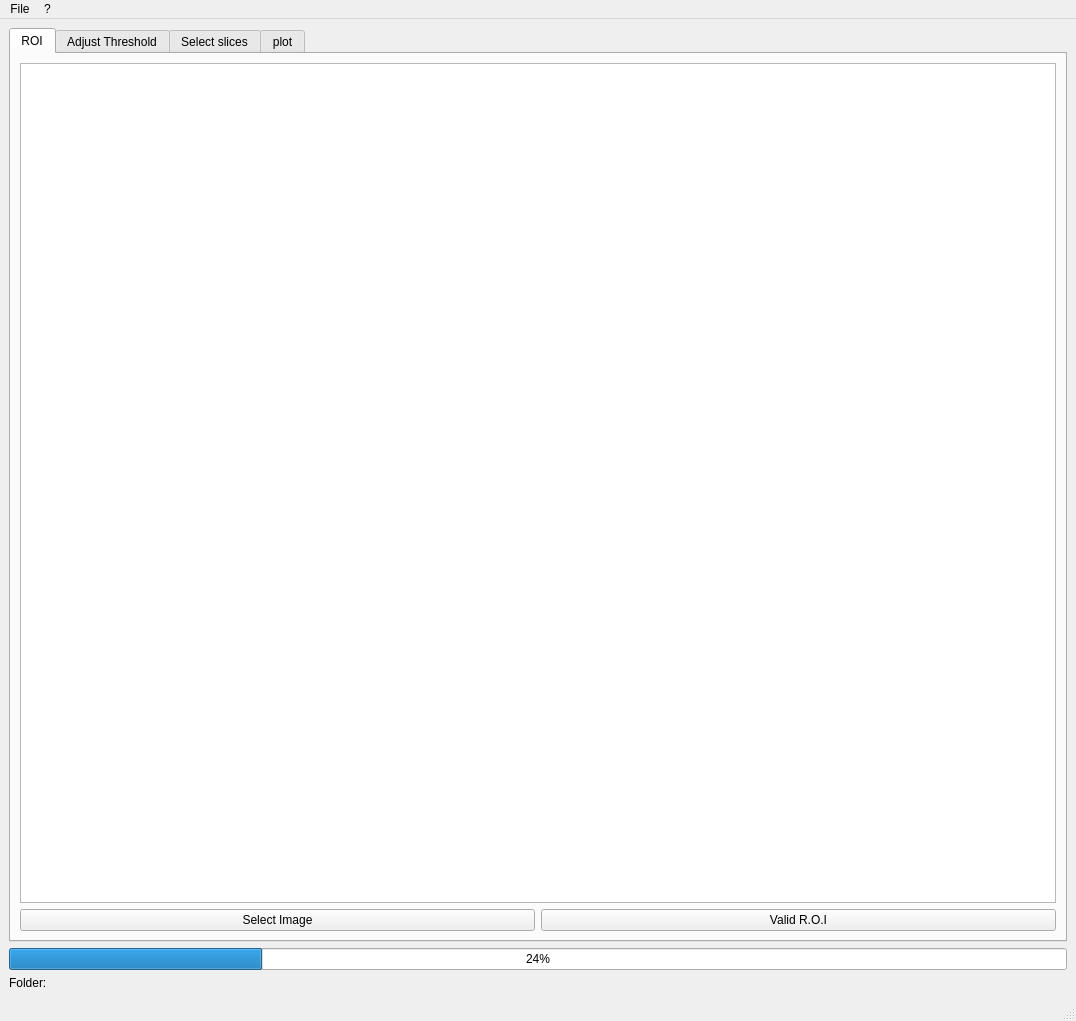
<?xml version="1.0" encoding="UTF-8"?>
<ui version="4.0">
 <class>MainWindow</class>
 <widget class="QMainWindow" name="MainWindow">
  <property name="geometry">
   <rect>
    <x>0</x>
    <y>0</y>
    <width>1076</width>
    <height>1021</height>
   </rect>
  </property>
  <property name="windowTitle">
   <string>AlignTomov2</string>
  </property>
  <property name="windowIcon">
   <iconset>
    <normaloff>images/icone.png</normaloff>images/icone.png</iconset>
  </property>
  <widget class="QWidget" name="centralwidget">
   <layout class="QGridLayout" name="gridLayout">
    <item row="2" column="0">
     <widget class="QProgressBar" name="progressBar">
      <property name="value">
       <number>24</number>
      </property>
     </widget>
    </item>
    <item row="1" column="0">
     <widget class="QTabWidget" name="tabWidget">
      <property name="currentIndex">
       <number>0</number>
      </property>
      <widget class="QWidget" name="tab_3">
       <attribute name="title">
        <string>ROI</string>
       </attribute>
       <layout class="QGridLayout" name="gridLayout_2">
        <item row="0" column="0" colspan="2">
         <widget class="QGraphicsView" name="graphicsView_11"/>
        </item>
        <item row="1" column="0">
         <widget class="QPushButton" name="pushButton_9">
          <property name="text">
           <string>Select Image</string>
          </property>
         </widget>
        </item>
        <item row="1" column="1">
         <widget class="QPushButton" name="pushButton_10">
          <property name="text">
           <string>Valid R.O.I</string>
          </property>
         </widget>
        </item>
       </layout>
      </widget>
      <widget class="QWidget" name="tab">
       <attribute name="title">
        <string>Adjust Threshold</string>
       </attribute>
       <layout class="QGridLayout" name="gridLayout_3">
        <item row="0" column="0">
         <widget class="QGraphicsView" name="graphicsView_7"/>
        </item>
        <item row="0" column="1">
         <widget class="QGraphicsView" name="graphicsView_8"/>
        </item>
        <item row="1" column="0">
         <widget class="QPushButton" name="pushButton_7">
          <property name="text">
           <string>Select Slice Test (Stubs)</string>
          </property>
         </widget>
        </item>
        <item row="1" column="1">
         <widget class="QSlider" name="horizontalSlider">
          <property name="maximum">
           <number>255</number>
          </property>
          <property name="value">
           <number>110</number>
          </property>
          <property name="orientation">
           <enum>Qt::Horizontal</enum>
          </property>
         </widget>
        </item>
        <item row="2" column="1">
         <widget class="QLabel" name="label_20">
          <property name="text">
           <string/>
          </property>
         </widget>
        </item>
        <item row="3" column="0">
         <widget class="QGraphicsView" name="graphicsView_9"/>
        </item>
        <item row="3" column="1">
         <widget class="QGraphicsView" name="graphicsView_10"/>
        </item>
        <item row="4" column="0">
         <widget class="QPushButton" name="pushButton_8">
          <property name="text">
           <string>Select Slice Test (Nano Rods)</string>
          </property>
         </widget>
        </item>
        <item row="4" column="1">
         <widget class="QSlider" name="horizontalSlider_2">
          <property name="maximum">
           <number>255</number>
          </property>
          <property name="value">
           <number>110</number>
          </property>
          <property name="orientation">
           <enum>Qt::Horizontal</enum>
          </property>
         </widget>
        </item>
        <item row="5" column="1">
         <widget class="QLabel" name="label_22">
          <property name="text">
           <string/>
          </property>
         </widget>
        </item>
       </layout>
      </widget>
      <widget class="QWidget" name="tab_2">
       <attribute name="title">
        <string>Select slices</string>
       </attribute>
       <layout class="QGridLayout" name="gridLayout_4">
        <item row="16" column="3">
         <widget class="QPushButton" name="pushButton_calcul_ratio">
          <property name="text">
           <string>Calcul Ratio</string>
          </property>
         </widget>
        </item>
        <item row="0" column="3">
         <widget class="QLabel" name="label_7">
          <property name="minimumSize">
           <size>
            <width>0</width>
            <height>0</height>
           </size>
          </property>
          <property name="maximumSize">
           <size>
            <width>200</width>
            <height>300</height>
           </size>
          </property>
          <property name="text">
           <string/>
          </property>
          <property name="pixmap">
           <pixmap>../programme en cours/images/batonnets.png</pixmap>
          </property>
          <property name="scaledContents">
           <bool>true</bool>
          </property>
         </widget>
        </item>
        <item row="0" column="0">
         <layout class="QGridLayout" name="gridLayout_5">
          <item row="5" column="2">
           <widget class="QGraphicsView" name="graphicsView_6">
            <property name="maximumSize">
             <size>
              <width>400</width>
              <height>400</height>
             </size>
            </property>
           </widget>
          </item>
          <item row="4" column="3">
           <widget class="QLabel" name="label_18">
            <property name="maximumSize">
             <size>
              <width>100</width>
              <height>50</height>
             </size>
            </property>
            <property name="text">
             <string/>
            </property>
           </widget>
          </item>
          <item row="0" column="3">
           <widget class="QLabel" name="label_14">
            <property name="maximumSize">
             <size>
              <width>100</width>
              <height>50</height>
             </size>
            </property>
            <property name="text">
             <string/>
            </property>
           </widget>
          </item>
          <item row="1" column="3">
           <widget class="QLabel" name="label_15">
            <property name="maximumSize">
             <size>
              <width>100</width>
              <height>50</height>
             </size>
            </property>
            <property name="text">
             <string/>
            </property>
           </widget>
          </item>
          <item row="1" column="1">
           <widget class="QPushButton" name="pushButton_2">
            <property name="text">
             <string>End Stub 1</string>
            </property>
           </widget>
          </item>
          <item row="2" column="2">
           <widget class="QGraphicsView" name="graphicsView_3">
            <property name="maximumSize">
             <size>
              <width>400</width>
              <height>400</height>
             </size>
            </property>
           </widget>
          </item>
          <item row="4" column="1">
           <widget class="QPushButton" name="pushButton_5">
            <property name="text">
             <string>Beginning Stub 2</string>
            </property>
           </widget>
          </item>
          <item row="1" column="2">
           <widget class="QGraphicsView" name="graphicsView_2">
            <property name="maximumSize">
             <size>
              <width>400</width>
              <height>400</height>
             </size>
            </property>
           </widget>
          </item>
          <item row="2" column="1">
           <widget class="QPushButton" name="pushButton_3">
            <property name="text">
             <string>Beginning Nano Rods</string>
            </property>
           </widget>
          </item>
          <item row="5" column="1">
           <widget class="QPushButton" name="pushButton_6">
            <property name="text">
             <string>End Stub 2</string>
            </property>
           </widget>
          </item>
          <item row="0" column="0">
           <widget class="QLabel" name="label_8">
            <property name="maximumSize">
             <size>
              <width>100</width>
              <height>50</height>
             </size>
            </property>
            <property name="text">
             <string>1</string>
            </property>
            <property name="alignment">
             <set>Qt::AlignCenter</set>
            </property>
           </widget>
          </item>
          <item row="2" column="3">
           <widget class="QLabel" name="label_16">
            <property name="maximumSize">
             <size>
              <width>100</width>
              <height>50</height>
             </size>
            </property>
            <property name="text">
             <string/>
            </property>
           </widget>
          </item>
          <item row="0" column="2">
           <widget class="QGraphicsView" name="graphicsView">
            <property name="minimumSize">
             <size>
              <width>0</width>
              <height>0</height>
             </size>
            </property>
            <property name="maximumSize">
             <size>
              <width>400</width>
              <height>400</height>
             </size>
            </property>
           </widget>
          </item>
          <item row="4" column="2">
           <widget class="QGraphicsView" name="graphicsView_5">
            <property name="maximumSize">
             <size>
              <width>400</width>
              <height>400</height>
             </size>
            </property>
           </widget>
          </item>
          <item row="2" column="0">
           <widget class="QLabel" name="label_10">
            <property name="maximumSize">
             <size>
              <width>100</width>
              <height>50</height>
             </size>
            </property>
            <property name="text">
             <string>3</string>
            </property>
            <property name="alignment">
             <set>Qt::AlignCenter</set>
            </property>
           </widget>
          </item>
          <item row="5" column="3">
           <widget class="QLabel" name="label_19">
            <property name="maximumSize">
             <size>
              <width>100</width>
              <height>50</height>
             </size>
            </property>
            <property name="text">
             <string/>
            </property>
           </widget>
          </item>
          <item row="3" column="2">
           <widget class="QGraphicsView" name="graphicsView_4">
            <property name="maximumSize">
             <size>
              <width>400</width>
              <height>400</height>
             </size>
            </property>
           </widget>
          </item>
          <item row="1" column="0">
           <widget class="QLabel" name="label_9">
            <property name="maximumSize">
             <size>
              <width>100</width>
              <height>50</height>
             </size>
            </property>
            <property name="text">
             <string>2</string>
            </property>
            <property name="alignment">
             <set>Qt::AlignCenter</set>
            </property>
           </widget>
          </item>
          <item row="0" column="1">
           <widget class="QPushButton" name="pushButton">
            <property name="text">
             <string>Beginning Stub 1</string>
            </property>
           </widget>
          </item>
          <item row="5" column="0">
           <widget class="QLabel" name="label_13">
            <property name="maximumSize">
             <size>
              <width>100</width>
              <height>50</height>
             </size>
            </property>
            <property name="text">
             <string>6</string>
            </property>
            <property name="alignment">
             <set>Qt::AlignCenter</set>
            </property>
           </widget>
          </item>
          <item row="4" column="0">
           <widget class="QLabel" name="label_12">
            <property name="maximumSize">
             <size>
              <width>100</width>
              <height>50</height>
             </size>
            </property>
            <property name="text">
             <string>5</string>
            </property>
            <property name="alignment">
             <set>Qt::AlignCenter</set>
            </property>
           </widget>
          </item>
          <item row="3" column="1">
           <widget class="QPushButton" name="pushButton_4">
            <property name="text">
             <string>End Nano Rods</string>
            </property>
           </widget>
          </item>
          <item row="3" column="0">
           <widget class="QLabel" name="label_11">
            <property name="maximumSize">
             <size>
              <width>100</width>
              <height>50</height>
             </size>
            </property>
            <property name="text">
             <string>4</string>
            </property>
            <property name="alignment">
             <set>Qt::AlignCenter</set>
            </property>
            <property name="wordWrap">
             <bool>true</bool>
            </property>
           </widget>
          </item>
         </layout>
        </item>
        <item row="0" column="1">
         <widget class="QLabel" name="label_17">
          <property name="minimumSize">
           <size>
            <width>150</width>
            <height>300</height>
           </size>
          </property>
          <property name="maximumSize">
           <size>
            <width>100</width>
            <height>50</height>
           </size>
          </property>
          <property name="text">
           <string/>
          </property>
          <property name="pixmap">
           <pixmap>images/batonnets.png</pixmap>
          </property>
          <property name="scaledContents">
           <bool>true</bool>
          </property>
         </widget>
        </item>
       </layout>
      </widget>
      <widget class="QWidget" name="tab_4">
       <attribute name="title">
        <string>plot</string>
       </attribute>
       <layout class="QGridLayout" name="gridLayout_6">
        <item row="0" column="0">
         <widget class="QGraphicsView" name="graphicsView_12"/>
        </item>
        <item row="1" column="0">
         <widget class="QLabel" name="label_21">
          <property name="text">
           <string>Moyenne Remplissage =  </string>
          </property>
          <property name="alignment">
           <set>Qt::AlignRight|Qt::AlignTrailing|Qt::AlignVCenter</set>
          </property>
         </widget>
        </item>
       </layout>
      </widget>
     </widget>
    </item>
    <item row="3" column="0">
     <widget class="QLabel" name="label_23">
      <property name="text">
       <string>Folder: </string>
      </property>
     </widget>
    </item>
   </layout>
  </widget>
  <widget class="QMenuBar" name="menubar">
   <property name="geometry">
    <rect>
     <x>0</x>
     <y>0</y>
     <width>1076</width>
     <height>26</height>
    </rect>
   </property>
   <widget class="QMenu" name="menuFile">
    <property name="title">
     <string>File</string>
    </property>
    <addaction name="actionOpen"/>
    <addaction name="actionSave"/>
    <addaction name="actionQuit"/>
   </widget>
   <widget class="QMenu" name="menu">
    <property name="title">
     <string>?</string>
    </property>
    <addaction name="actionApropos"/>
   </widget>
   <addaction name="menuFile"/>
   <addaction name="menu"/>
  </widget>
  <widget class="QStatusBar" name="statusbar"/>
  <action name="actionOpen">
   <property name="text">
    <string>Open Folder</string>
   </property>
  </action>
  <action name="actionQuit">
   <property name="text">
    <string>Quit</string>
   </property>
  </action>
  <action name="actionSave">
   <property name="text">
    <string>Save as</string>
   </property>
  </action>
  <action name="actionApropos">
   <property name="text">
    <string>A propos</string>
   </property>
  </action>
 </widget>
 <resources/>
 <connections/>
</ui>
